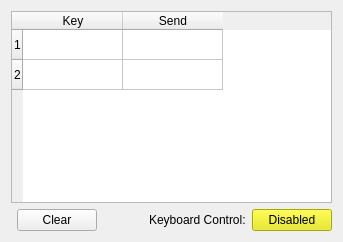
      <widget class="QWidget" name="tab_2">
       <attribute name="title">
        <string>Keyboard</string>
       </attribute>
       <layout class="QGridLayout" name="gridLayout_14">
        <item row="2" column="4">
         <widget class="QPushButton" name="button_keyboard_control">
          <property name="styleSheet">
           <string notr="true">background-color: rgb(232, 232, 0);</string>
          </property>
          <property name="text">
           <string>Disabled</string>
          </property>
         </widget>
        </item>
        <item row="2" column="3">
         <widget class="QLabel" name="label_14">
          <property name="text">
           <string>Keyboard Control:</string>
          </property>
         </widget>
        </item>
        <item row="0" column="0" colspan="5">
         <widget class="QTableWidget" name="tableWidget_controls">
          <property name="rowCount">
           <number>2</number>
          </property>
          <attribute name="horizontalHeaderMinimumSectionSize">
           <number>20</number>
          </attribute>
          <attribute name="horizontalHeaderDefaultSectionSize">
           <number>100</number>
          </attribute>
          <row/>
          <row/>
          <column>
           <property name="text">
            <string>Key</string>
           </property>
           <property name="textAlignment">
            <set>AlignCenter</set>
           </property>
          </column>
          <column>
           <property name="text">
            <string>Send</string>
           </property>
          </column>
         </widget>
        </item>
        <item row="2" column="2">
         <spacer name="horizontalSpacer_9">
          <property name="orientation">
           <enum>Qt::Horizontal</enum>
          </property>
          <property name="sizeHint" stdset="0">
           <size>
            <width>40</width>
            <height>20</height>
           </size>
          </property>
         </spacer>
        </item>
        <item row="2" column="1">
         <widget class="QPushButton" name="button_clearKeyboard">
          <property name="text">
           <string>Clear</string>
          </property>
         </widget>
        </item>
       </layout>
      </widget>
